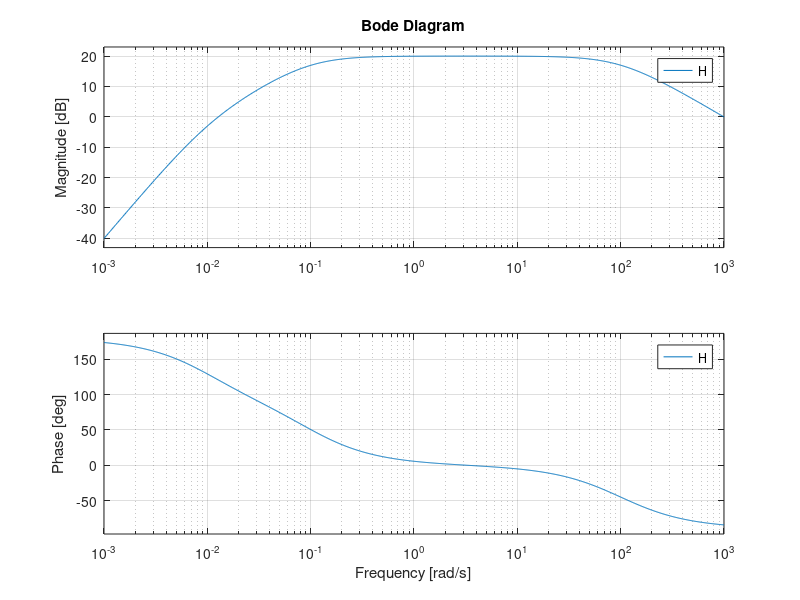

Write MATLAB code to recreate this figure.
%num=[1,2,1]
%den=[1,100.11,11.001,0.1]
num=[1,0,0];  %p**2+2p+1
den=[100,5,1.0];  %p**3+100.11*p**2+11.001*p+0.1
num=[1,0,0]
den=[1,100.11,11.001,0.1]
H=1000*tf(num,den)
%H=1000*tf(poly(zeros),poly(poles))
bode(H);
dcgain(H)